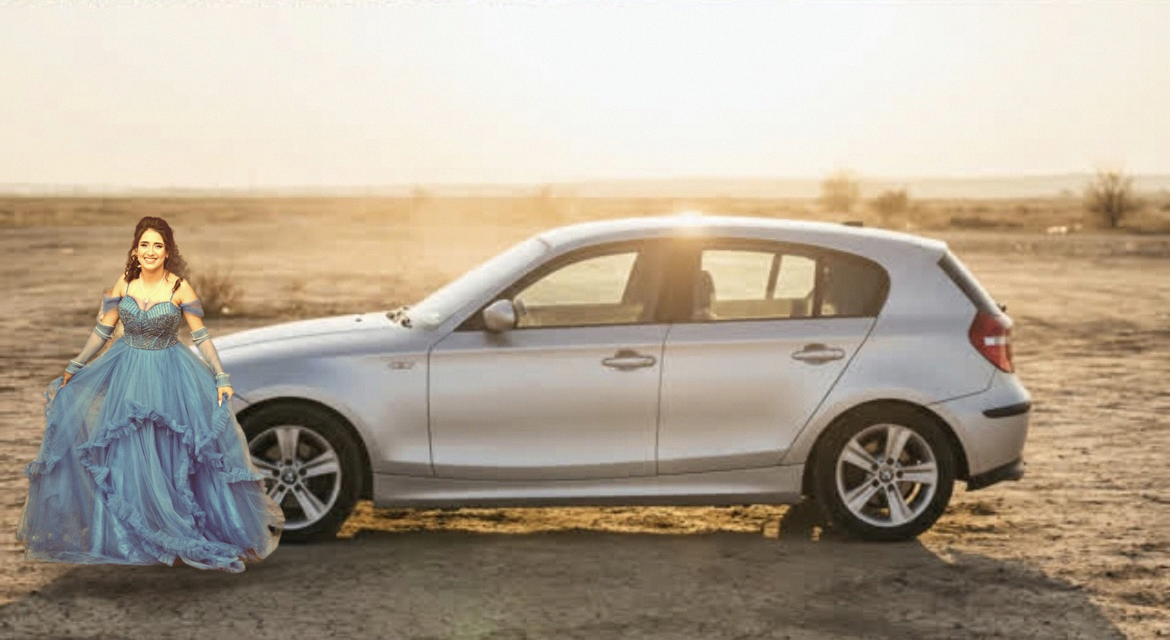
#> input picture hristiyana-creative/kola-montaj/01_stoish_do_kolata.jpg, 2340 x 1280 px, given in place of dress1.png, which was not available (shown at 1/2 size)
$ python comp.py .
#> lines starting #> are read from the running program, lines starting #| are printed output that depends on the picture; after the words box and inside, x2 and y2 are one past the last pixel; in counts of white or black regions, pixels touching at a corner belong together
import sys, numpy as np
from PIL import Image, ImageFilter, ImageEnhance

S = sys.argv[1]

def load_cut(name, kill_red=False):
#> called with name = 'dress1', kill_red = False
    im = Image.open(f"{S}/cut/{name}.png").convert("RGBA")
    a = np.array(im).astype(np.float32)
    if kill_red:  # remove photographer watermark remnants (red text) near the bottom
        h = a.shape[0]
        r, g, b = a[..., 0], a[..., 1], a[..., 2]
        red = (r > 120) & (g < 110) & (b < 120) & (r - b > 40)
        red[: int(h * 0.75)] = False
        a[red, 3] = 0
        # signature/phone area of the original photo: drop anything that is not blue tulle
        reg = np.zeros_like(red); reg[int(h * 0.9):, :int(a.shape[1] * 0.33)] = True
        a[reg & (r > b - 10), 3] = 0
    alpha = a[..., 3]
#> alpha: shape (1280, 2340) float32; every value is 255
    alpha[alpha < 40] = 0
    a[..., 3] = alpha
    im = Image.fromarray(a.astype(np.uint8))
    # soften the edge a bit
    al = im.getchannel("A").filter(ImageFilter.MinFilter(3)).filter(ImageFilter.GaussianBlur(1.2))
#> al: PIL image 2340x1280 L; every value is 255
#> call 2 of load_cut, with name = 'dress2', kill_red = True
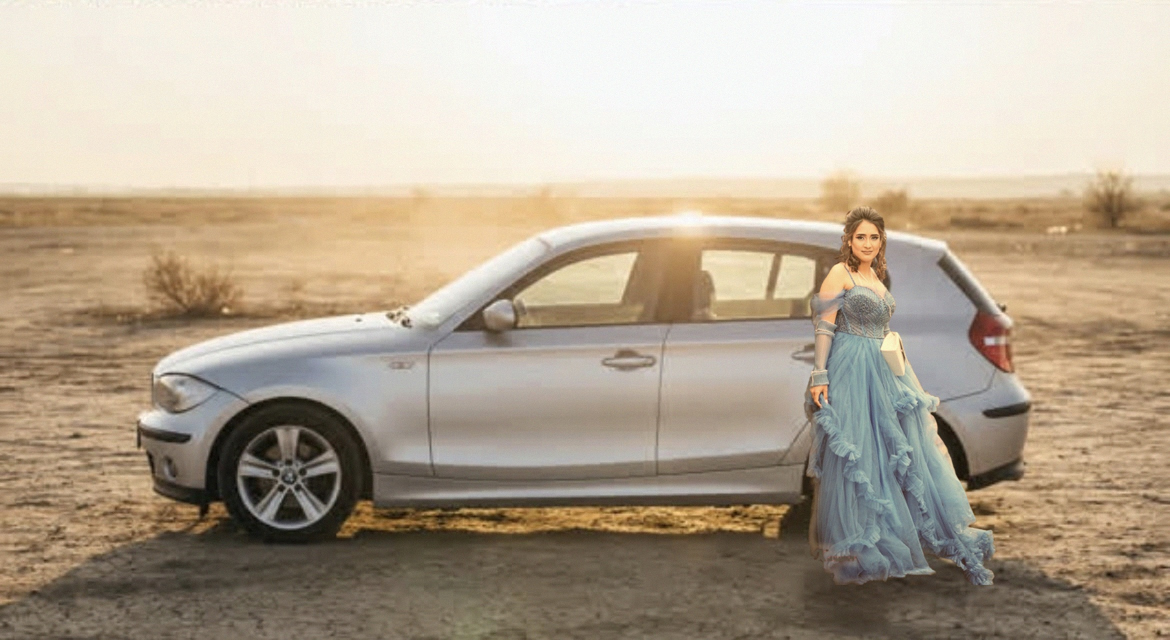
#> input picture hristiyana-creative/kola-montaj/02_oblegnata_na_kolata.jpg, 2340 x 1280 px, given in place of dress2.png, which was not available (shown at 1/2 size)
#> in load_cut (call 2), `r, g, b = a[..., 0], a[..., 1], a[..., 2]`:
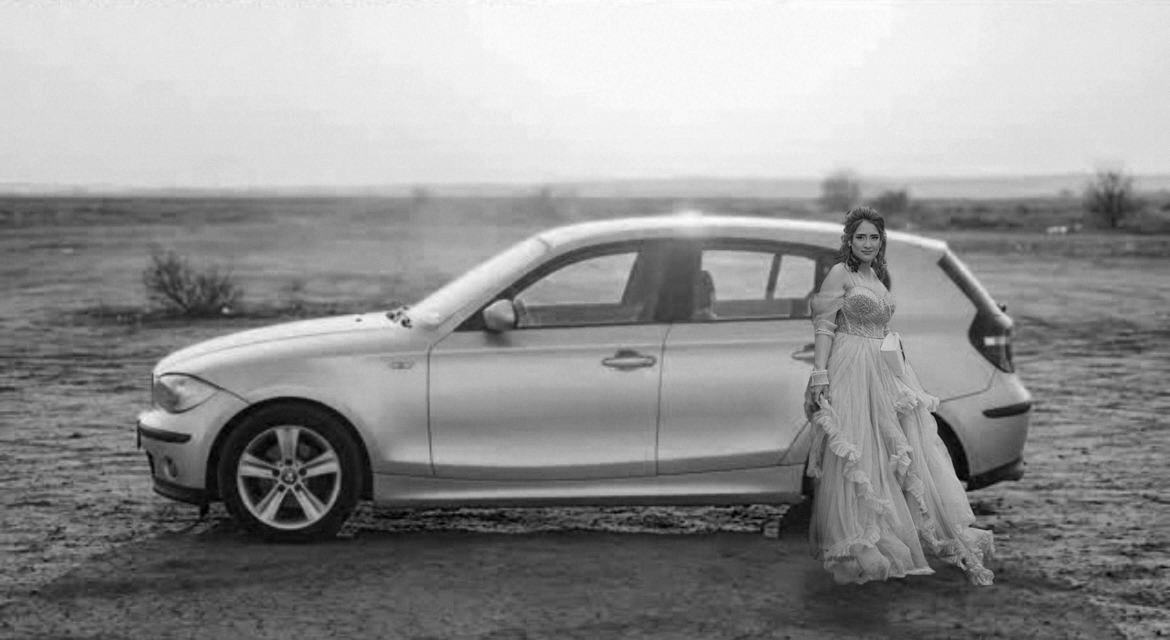
#> b: shape (1280, 2340) float32 (shown at 1/2 size); min 0, max 255, mean 147.8
#> in load_cut (call 2), `red = (r > 120) & (g < 110) & (b < 120) & (r - b > 40)`:
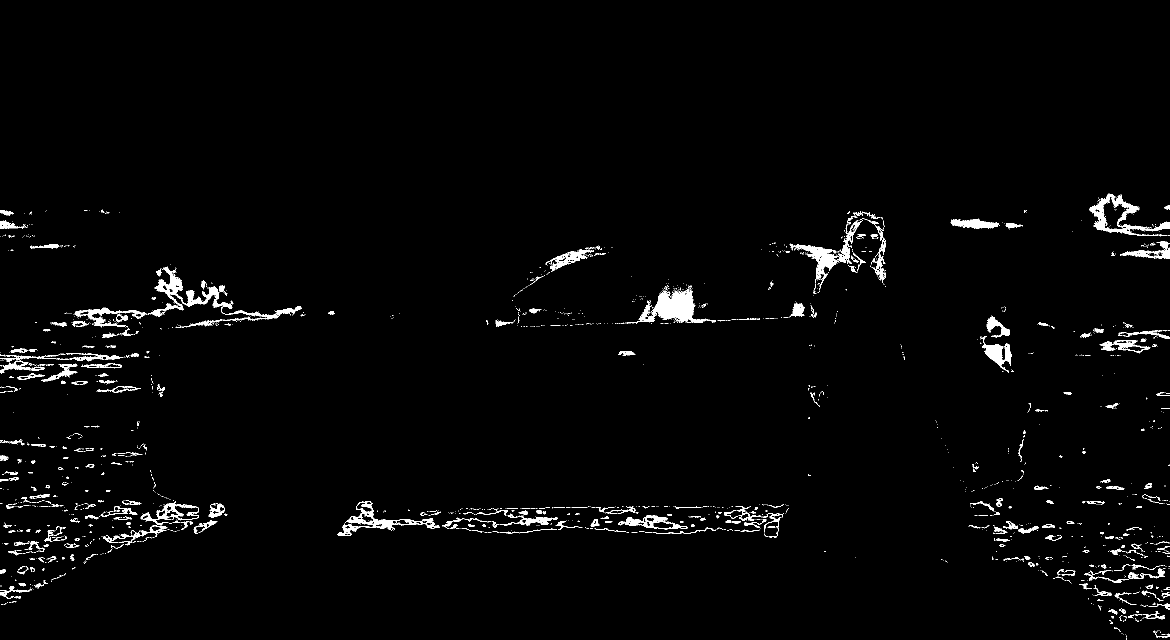
#> red: shape (1280, 2340) bool (shown at 1/2 size); 2% white; 1844 white regions (1534 under 20 px), largest, box (x1, y1, x2, y2) and area: (1251, 573, 1432, 647) 4423, (296, 533, 558, 643) 3972, (1580, 437, 1768, 580) 3262
#> in load_cut (call 2), `red[: int(h * 0.75)] = False`:
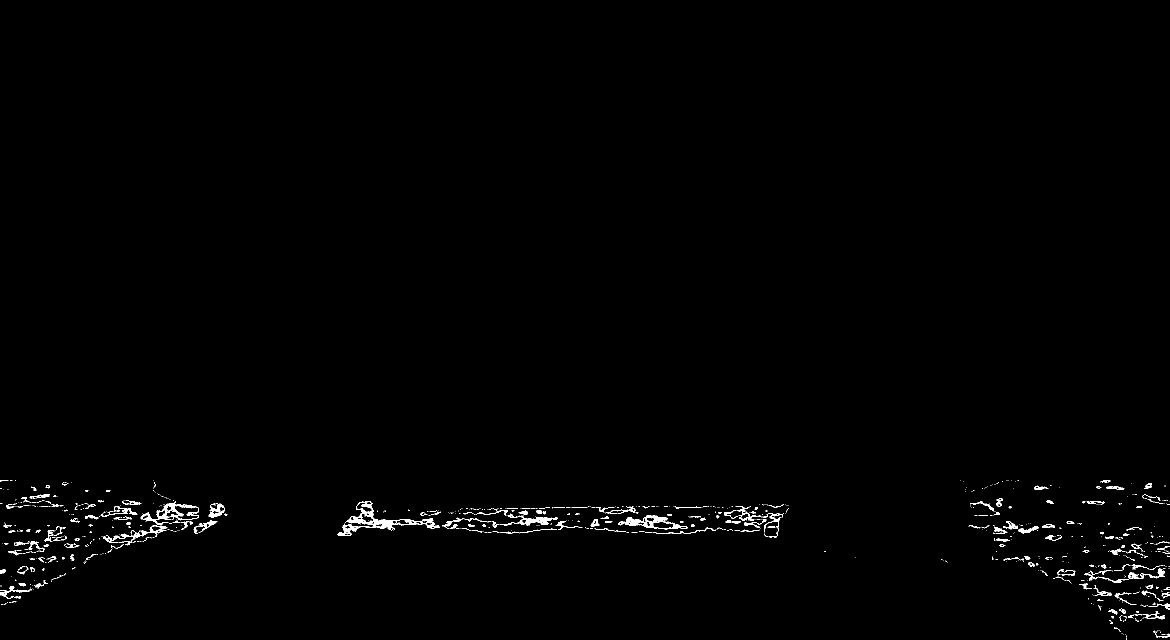
#> red: shape (1280, 2340) bool (shown at 1/2 size); 0.75% white; 775 white regions (595 under 20 px), largest, box (x1, y1, x2, y2) and area: (675, 1002, 880, 1072) 2507, (281, 1002, 398, 1050) 1302, (1250, 1030, 1375, 1059) 1203
#> in load_cut (call 2), `alpha = a[..., 3]`: alpha: shape (1280, 2340) float32; 96% white; 749 black regions (572 under 20 px), largest, box (x1, y1, x2, y2) and area: (0, 1150, 772, 1280) 98824, (675, 1002, 880, 1072) 2507, (281, 1002, 398, 1050) 1302
#> in load_cut (call 2), `al = im.getchannel("A").filter(ImageFilter.MinFilter(3)).filter(ImageF..`:
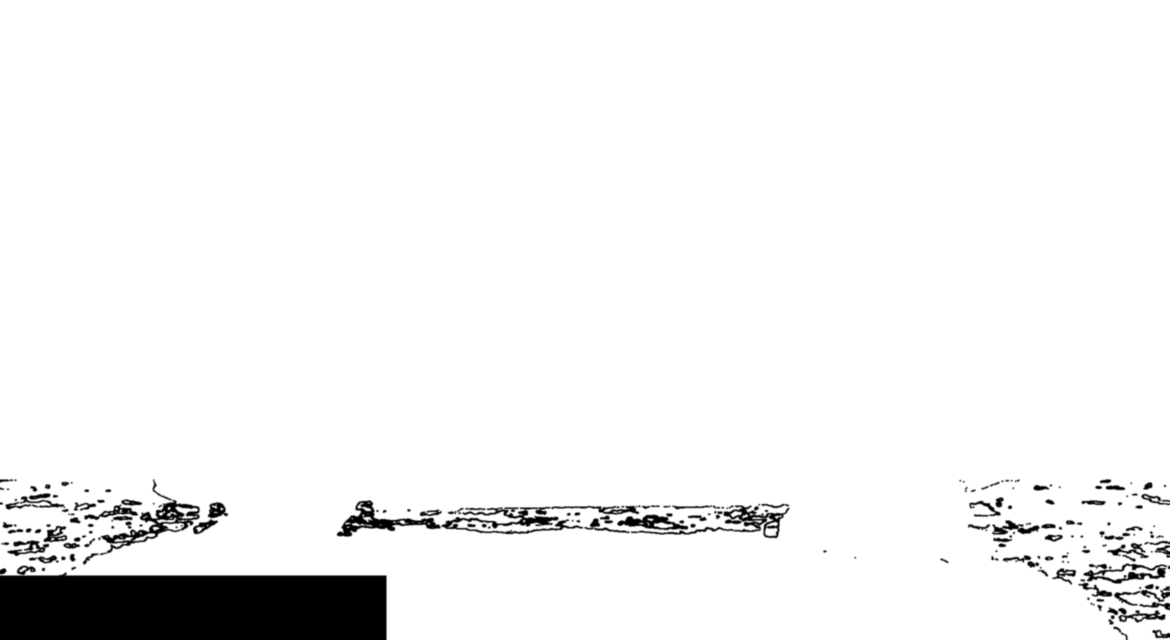
#> al: PIL image 2340x1280 L (shown at 1/2 size); min 0, max 255, mean 242.3
#> in load_cut (call 2), `im.putalpha(al)`:
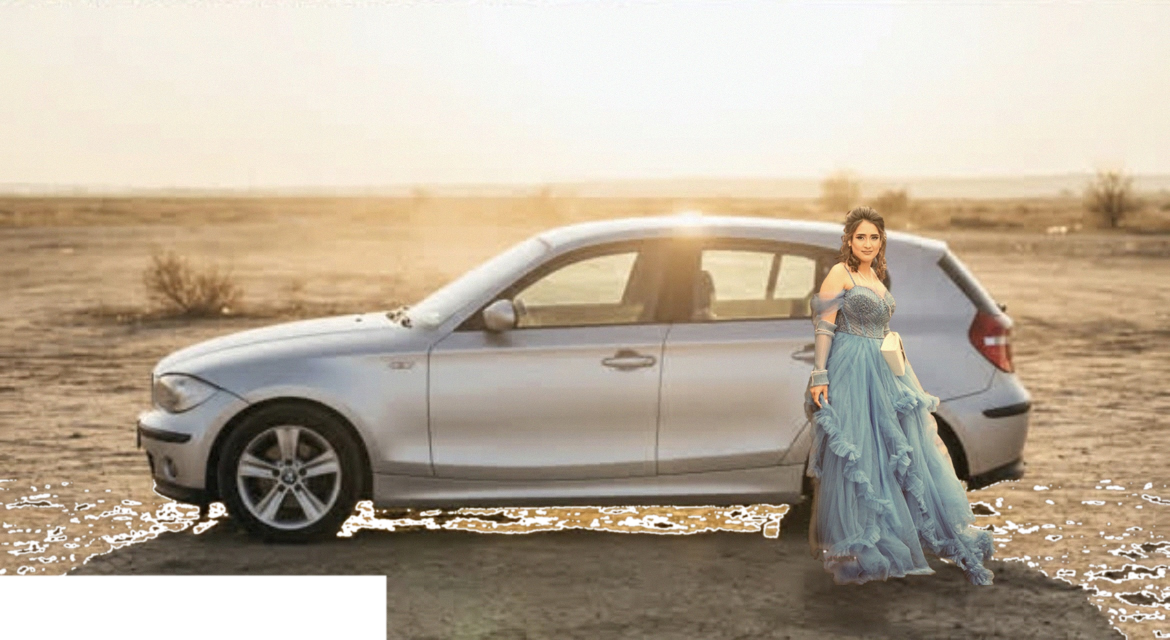
#> im: PIL image 2340x1280 RGBA (shown at 1/2 size); mean R, G, B, A 180.1, 166.5, 147.8, 242.3; transparent parts drawn white
    im.putalpha(al)
    return im.crop(im.getbbox())

# [54 lines left out: functions match_color, rim_light, add_shadow, place, finish, not called in this run]

def compose(bg_name, cut, height, foot, out, strength=0.45, warm=(1.08, 1.0, 0.86),
            rim="right", shadow=True, shadow_kw=None, region=None, bright=1.0, sat=1.0, haze=0.0):
#> (the run stopped early here; a loop or call above may not have finished)
